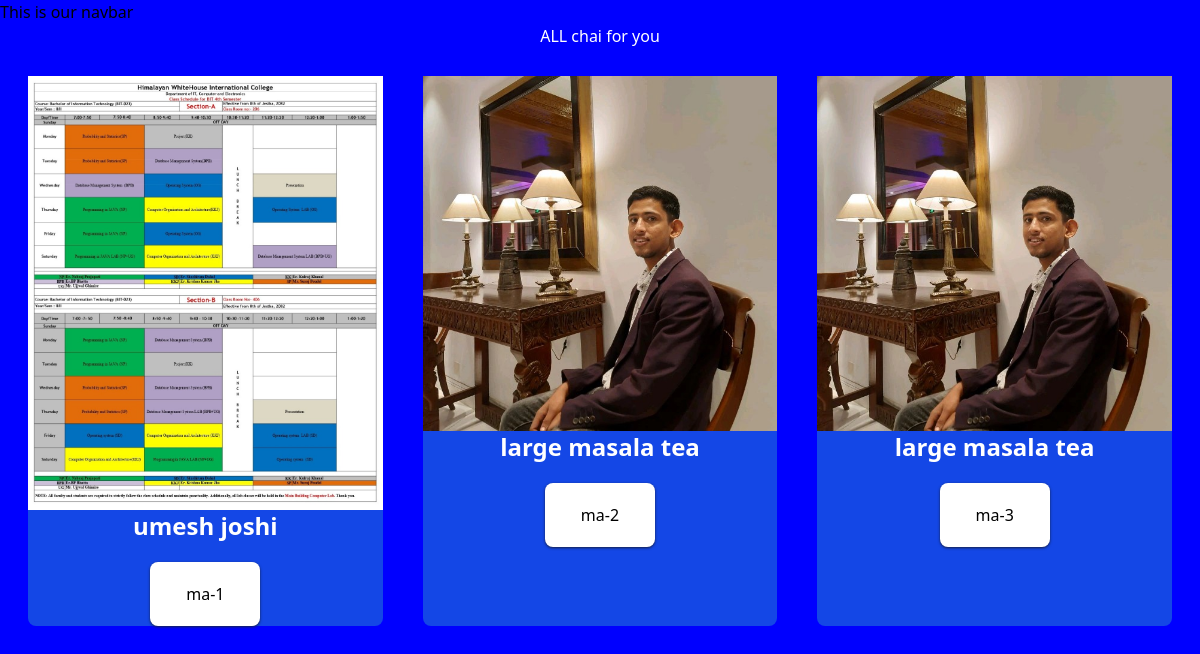
The page /rProject/ on the database as committed earlier.
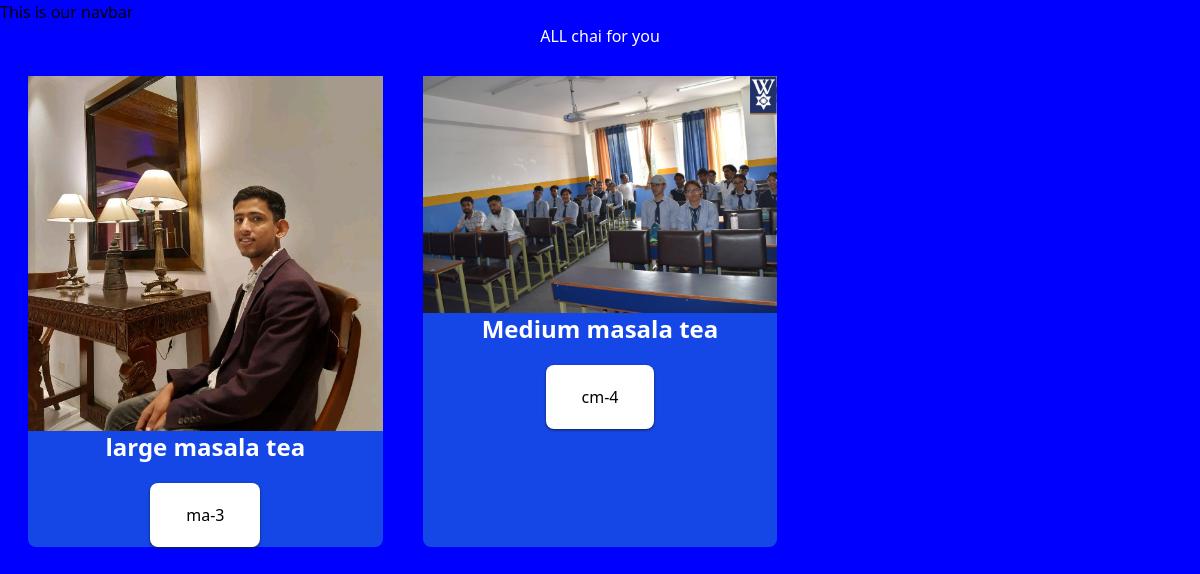
The same page on the database as committed later.
### rProject/models.py (models this page shows, shortened)
class chaiModel(models.Model):
    CHAI_TYPE_CHOICE =[
        ('ma','mango chai'),
        ('um', 'umesh chai'),
        ('cm', 'chai master')
    ]
    name = models.CharField(max_length=100)
    image = models.ImageField(upload_to='chai/')
    date = models.DateTimeField(default=timezone.now)
    type = models.CharField(max_length=2, choices=CHAI_TYPE_CHOICE,default='ML')
    description = models.TextField(default='')

### rProject/views.py (the view)
# urls.py: path('', views.allChai, name='allChai'),
def allChai(request):
    chai = chaiModel.objects.all()
    return render(request, 'rProject/all_rProject.html',{'chais':chai})

### rProject/templates/rProject/all_rProject.html (shortened to what this page needs)
{% extends "layout.html" %}
 {% block content %}
<h1>ALL chai for you</h1>
<div class="grid grid-cols-3 gap-4 m-4">
  {% for  chai in chais %}
  <div class="rounded-lg bg-blue-700 m-3 ">
    <img  src="{{chai.image.url}}" alt="" class="object-fill">
    <h1 class="text-2xl font-bold text-black">{{chai.name}}</h1>
    <div class="flex justify-center">
      <a href="{% url 'chai_details' chai.id%}"><button class="mt-5 text-center p-5 bg-white rounded-lg px-9 hover:bg-blue-100 hover:text-2xl shadow shadow-blue-950 ">{{chai.type}}-{{chai.id}}</button></a>
    </div>
  </div>
  {% endfor %}
</div>
{% endblock %}

### templates/layout.html (shortened to what this page needs)
{% load  tailwind_tags %}
{% load static %}
<!DOCTYPE html>
<html lang="en">
  <head>
    <link rel="stylesheet" href="{% static 'index.css' %}" />
    		{% tailwind_css %}
  </head>
  <body>
    <nav>This is our navbar</nav>
    {% block content %}{% endblock %}
  </body>
</html>

### static/index.css (style rules this page uses)
body { width: 100%; background-color: blue; }
h1 { color: white; text-align: center; }

Rows that differ between the two databases and show on the page:
removed chaiModel: image (picture), name "umesh joshi", type "ma", id "1"
removed chaiModel: image (picture), name "large masala tea", type "ma", id "2"
added chaiModel: image (picture), name "Medium masala tea", type "cm", id "4"
